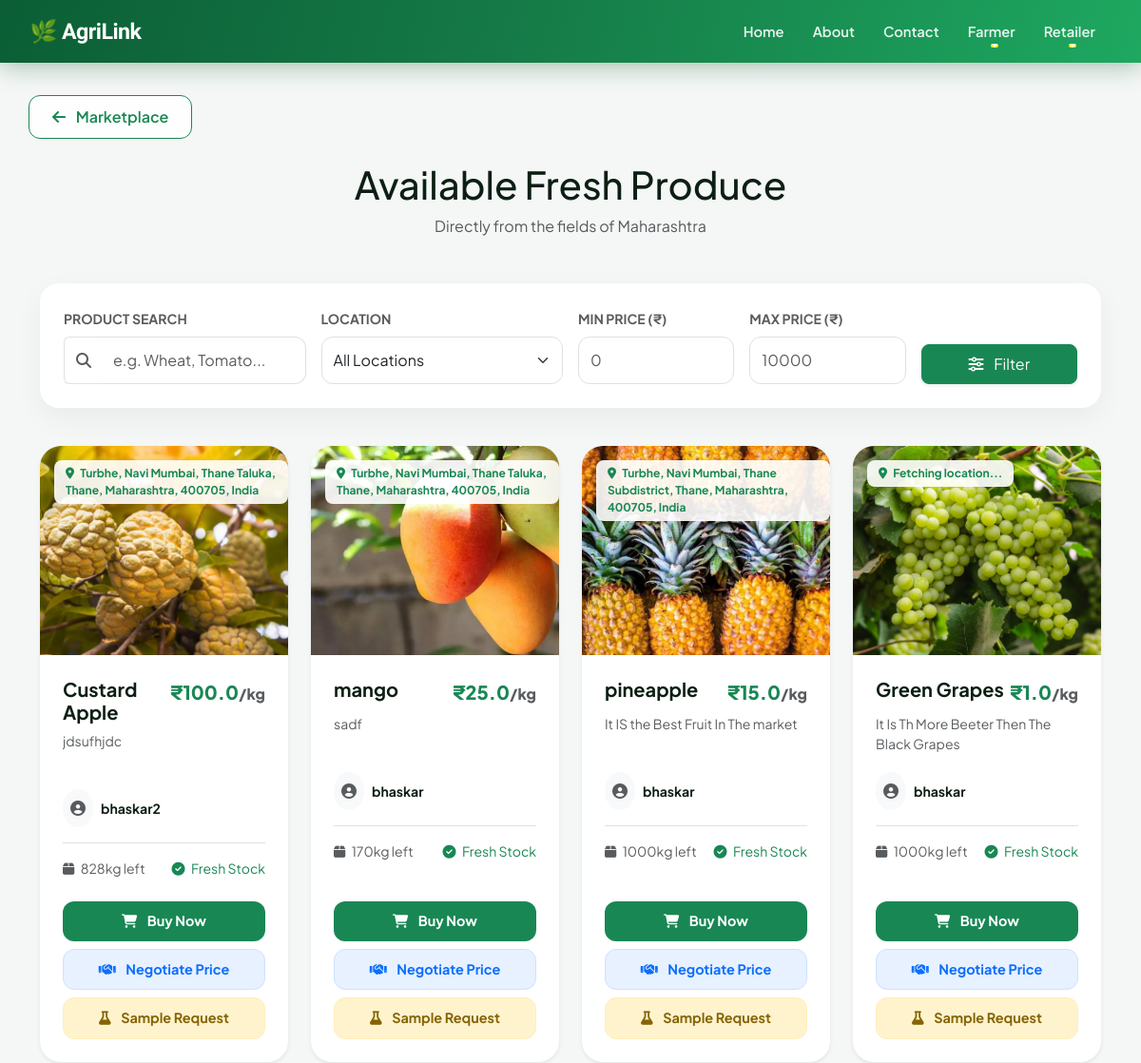
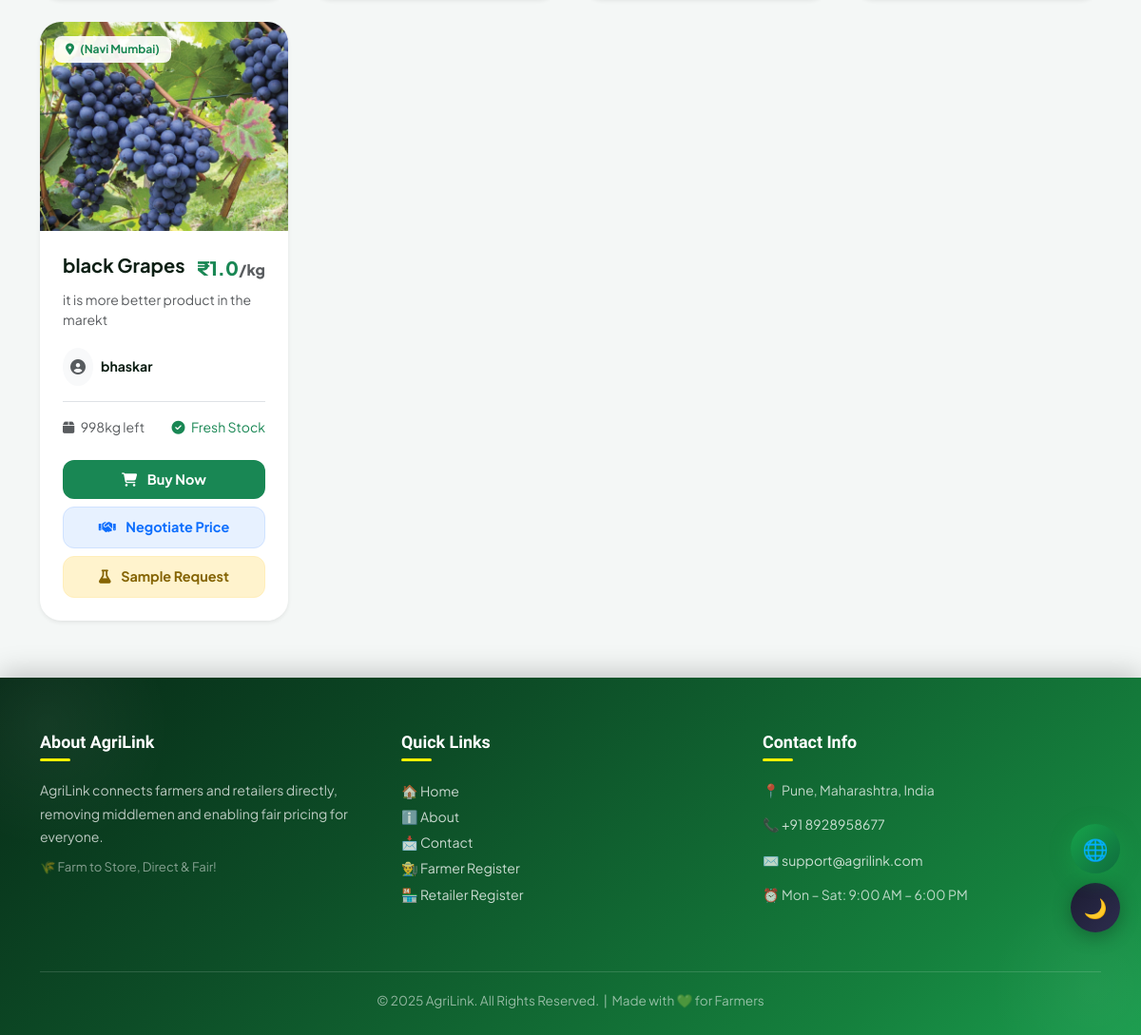
/browse_products/, run on the app's committed database (2 pictures, top to bottom).
### projectapp/models.py (models this page shows, shortened)
class Product(models.Model):
    product = models.CharField(max_length=100)
    description = models.TextField()
    created_at = models.DateTimeField(default=timezone.now)
    price = models.FloatField()
    latitude = models.FloatField(null=True, blank=True)  # 🆕
    longitude = models.FloatField(null=True, blank=True)  # 🆕
    quantity = models.IntegerField()
    location = models.CharField(max_length=50)
    image = models.ImageField(upload_to='product_images/', blank=True, null=True)
    farmer = models.ForeignKey('Farmer', on_delete=models.CASCADE, related_name='products')

class Farmer(models.Model):
    name = models.CharField(max_length=100)
    email = models.EmailField()
    password = models.CharField(max_length=100)
    contact = models.CharField(max_length=20)
    address = models.TextField()
    gender = models.CharField(max_length=10)
    first_login = models.BooleanField(default=True)
    profile_image = models.ImageField(upload_to='profiles/', default='profiles/default.jpg')
    bank_account_number = models.CharField(max_length=20, blank=True, null=True)
    ifsc_code = models.CharField(max_length=15, blank=True, null=True)

### projectapp/views.py (the view)
# urls.py: path("browse_products/", views.browse_products, name="browse_products"),
def browse_products(request):
    q = request.GET.get('q', '')
    loc = request.GET.get('location', '')
    min_p = request.GET.get('min_price', '')
    max_p = request.GET.get('max_price', '')
    products = Product.objects.filter(quantity__gt=0)
    if q:
        products = products.filter(product__icontains=q)
    if loc:
        products = products.filter(location__icontains=loc)
    if min_p:
        products = products.filter(price__gte=min_p)
    if max_p:
        products = products.filter(price__lte=max_p)
    return render(request, "browse_products.html", {
        "products": products
    })

### projectapp/context_processors.py (called while the page is built)
def navbar_notifications(request):
    user_type = request.session.get('user_type')
    name = request.session.get('name')
    notes = []
    if user_type == "farmer" and name:
        notes = Notification.objects.filter(receiver_farmer__name=name, is_read=False).order_by('-timestamp')
    elif user_type == "retailer" and name:
        notes = Notification.objects.filter(receiver_retailer__name=name, is_read=False).order_by('-timestamp')
    elif user_type == "driver" and name:
        notes = Notification.objects.filter(receiver_driver__name=name, is_read=False).order_by('-timestamp')
    return {'navbar_notes': notes, 'user_type': user_type}

### projectapp/templates/browse_products.html (shortened to what this page needs)
{% extends 'master.html' %}
{% load static %}
{% block body %}
<link rel="stylesheet" href="https://cdnjs.cloudflare.com/ajax/libs/animate.css/4.1.1/animate.min.css"/>
<div class="back-btn-wrapper animate__animated animate__fadeIn">
    <button class="btn-glass-back" onclick="history.back()">
        <i class="fas fa-arrow-left me-2"></i> Marketplace
    </button>
</div>
<div class="container mt-4 mb-5">
    <div class="text-center mb-5 animate__animated animate__fadeInDown">
        <h1 class="fw-800">Available Fresh Produce</h1>
        <p class="text-muted">Directly from the fields of Maharashtra</p>
    </div>
    <div class="filter-card animate__animated animate__fadeIn">
        <form method="get" action="/browse_products/" class="row g-3">
            <div class="col-lg-3 col-md-6">
                <label class="small fw-bold text-muted mb-2">PRODUCT SEARCH</label>
                <div class="input-group">
                    <span class="input-group-text bg-white border-end-0"><i class="fas fa-search text-muted"></i></span>
                    <input type="text" id="searchBox" name="q" value="{{ request.GET.q }}"
                           class="form-control form-control-custom border-start-0" placeholder="e.g. Wheat, Tomato...">
                </div>
            </div>
            <div class="col-lg-3 col-md-6">
                <label class="small fw-bold text-muted mb-2">LOCATION</label>
                <select name="location" class="form-select form-control-custom">
                    <option value="">All Locations</option>
                </select>
            </div>
            <div class="col-lg-2 col-md-6">
                <label class="small fw-bold text-muted mb-2">MIN PRICE (₹)</label>
                <input type="number" name="min_price" value="{{ request.GET.min_price }}" class="form-control form-control-custom" placeholder="0">
            </div>
            <div class="col-lg-2 col-md-6">
                <label class="small fw-bold text-muted mb-2">MAX PRICE (₹)</label>
                <input type="number" name="max_price" value="{{ request.GET.max_price }}" class="form-control form-control-custom" placeholder="10000">
            </div>
            <div class="col-lg-2 d-flex align-items-end">
                <button type="submit" class="btn btn-success w-100 rounded-3 shadow-sm py-2">
                    <i class="fas fa-sliders-h me-2"></i> Filter
                </button>
            </div>
        </form>
    </div>
    <div class="row row-cols-1 row-cols-md-2 row-cols-lg-4 g-4">
        {% for p in products %}
        <div class="col animate__animated animate__fadeInUp">
            <div class="product-grid-card shadow-sm">
                <div class="img-container">
                    <span class="badge-location"><i class="fas fa-map-marker-alt me-1"></i> {{ p.location }}</span>
                    <img src="{{ p.image.url }}" class="product-img" alt="{{ p.product }}">
                </div>
                <div class="card-body p-4">
                    <div class="d-flex justify-content-between align-items-start mb-2">
                        <h5 class="fw-bold m-0">{{ p.product }}</h5>
                        <div class="price-tag text-success">₹{{ p.price }}<small class="text-muted fs-6">/kg</small></div>
                    </div>
                    <p class="text-muted small mb-3" style="height: 45px; overflow: hidden;">
                        {{ p.description|truncatewords:15 }}
                    </p>
                    <div class="farmer-info d-flex align-items-center mb-3">
                        <div class="bg-light p-2 rounded-circle me-2">
                            <i class="fas fa-user-circle text-muted"></i>
                        </div>
                        <span class="small fw-bold">{{ p.farmer.name }}</span>
                    </div>
                    <div class="stock-info d-flex justify-content-between small text-muted border-top pt-3">
                        <span><i class="fas fa-box me-1"></i> {{ p.quantity }}kg left</span>
                        <span class="text-success"><i class="fas fa-check-circle me-1"></i> Fresh Stock</span>
                    </div>
                </div>
                <div class="p-4 pt-0 mt-auto">
                    <a href="{% url 'place_order' p.id %}" class="btn btn-grid-action btn-buy w-100">
                        <i class="fas fa-shopping-cart me-2"></i> Buy Now
                    </a>
                    <button type="button" class="btn btn-grid-action btn-negotiate w-100"
                        data-bs-toggle="modal" data-bs-target="#negotiateModal{{ p.id }}">
                        <i class="fas fa-handshake me-2"></i> Negotiate Price
                    </button>
                    <button type="button" class="btn btn-grid-action btn-sample w-100"
                        data-bs-toggle="modal" data-bs-target="#sampleModal{{ p.id }}">
                        <i class="fas fa-flask me-2"></i> Sample Request
                    </button>
                </div>
            </div>
        </div>
        {% empty %}
        <div class="col-12 text-center py-5">
            <i class="fas fa-search fa-4x text-muted opacity-25 mb-3"></i>
            <h4 class="text-muted">Oops! No products found matching your search.</h4>
            <a href="/browse_products/" class="btn btn-outline-success mt-3">Reset All Filters</a>
        </div>
        {% endfor %}
    </div>
</div>
{% endblock %}

### projectapp/templates/master.html (style rules this page uses)
:root { --g50: #f0fdf4; --g100: #dcfce7; --g200: #bbf7d0; --g400: #4ade80; --g500: #22c55e; --g600: #16a34a; --g700: #15803d; --g800: #166534; --g900: #14532d; --bg: #ffffff; --bg2: #f0fdf4; --bg3: #ffffff; --txt: #0d1f14; --txt2: #3d6650; --txt3: #6b8070; --bdr: #d1fae5; --inp: #f8fffc; --sh1: 0 1px 4px rgba(10,40,20,.07); --sh2: 0 4px 18px rgba(10,40,20,.11); --sh3: 0 14px 44px rgba(10,40,20,.15); --stripe: #f0fdf4; }
*, *::before, *::after { box-sizing: border-box; }
html { scroll-behavior: smooth; }
body { font-family: 'Plus Jakarta Sans', sans-serif; background: var(--bg); color: var(--txt); transition: background .35s, color .35s; overflow-x: hidden; top: 0 !important; margin: 0; padding: 0; }

### projectapp/templates/browse_products.html (style rules this page uses)
:root { --accent: #198754; --card-bg: #ffffff; --soft-gray: #f8f9fa; --negotiate-btn: #0d6efd; }
body { background-color: #f4f7f6; }
.back-btn-wrapper { margin-top: 100px; margin-left: 30px; }
.btn-glass-back { background: rgba(255, 255, 255, 0.8); backdrop-filter: blur(10px); border: 1px solid var(--accent); color: var(--accent); padding: 10px 24px; border-radius: 12px; font-weight: 600; transition: 0.3s; }
.filter-card { background: white; border-radius: 20px; border: none; box-shadow: 0 10px 30px rgba(0,0,0,0.05); padding: 25px; margin-bottom: 40px; }
.form-control-custom { border-radius: 12px; border: 1px solid #e0e0e0; padding: 12px; transition: 0.3s; }
.product-grid-card { background: white; border-radius: 22px; border: none; overflow: hidden; transition: all 0.4s cubic-bezier(0.175, 0.885, 0.32, 1.275); height: 100%; display: flex; flex-direction: column; }
.img-container { position: relative; height: 220px; overflow: hidden; }
.product-img { width: 100%; height: 100%; object-fit: cover; transition: 0.5s; }
.badge-location { position: absolute; top: 15px; left: 15px; background: rgba(255, 255, 255, 0.9); padding: 5px 12px; border-radius: 8px; font-size: 0.75rem; font-weight: 700; color: var(--accent); }
.price-tag { font-size: 1.25rem; font-weight: 800; color: #2d3436; }
.btn-grid-action { border-radius: 12px; font-weight: 700; padding: 10px; border: none; transition: 0.3s; margin-bottom: 8px; font-size: 0.9rem; }
.btn-buy { background: var(--accent); color: white; }
.btn-negotiate { background: #e7f1ff; color: var(--negotiate-btn); border: 1px solid #cfe2ff; }
.btn-sample { background: #fff3cd; color: #856404; border: 1px solid #ffeeba; margin-bottom: 0; }

### data on the page
Product: location "Turbhe, Navi Mumbai, Thane Taluka, Thane, Maharashtra, 400705, India", image (picture), product "Custard Apple", price "100.0", description "jdsufhjdc", farmer.name "bhaskar2", quantity "828"
Product: location "Turbhe, Navi Mumbai, Thane Taluka, Thane, Maharashtra, 400705, India", image (picture), product "mango", price "25.0", description "sadf", farmer.name "bhaskar", quantity "170"
Product: location "Turbhe, Navi Mumbai, Thane Subdistrict, Thane, Maharashtra, 400705, India", image (picture), product "pineapple", price "15.0", description "It IS the Best Fruit In The market", farmer.name "bhaskar", quantity "1000"
Product: location "Fetching location...", image (picture), product "Green Grapes", price "1.0", description "It Is Th More Beeter Then The Black Grapes", farmer.name "bhaskar", quantity "1000"
Product: location "(Navi Mumbai)", image (picture), product "black Grapes", price "1.0", description "it is more better product in the marekt", farmer.name "bhaskar", quantity "998"
